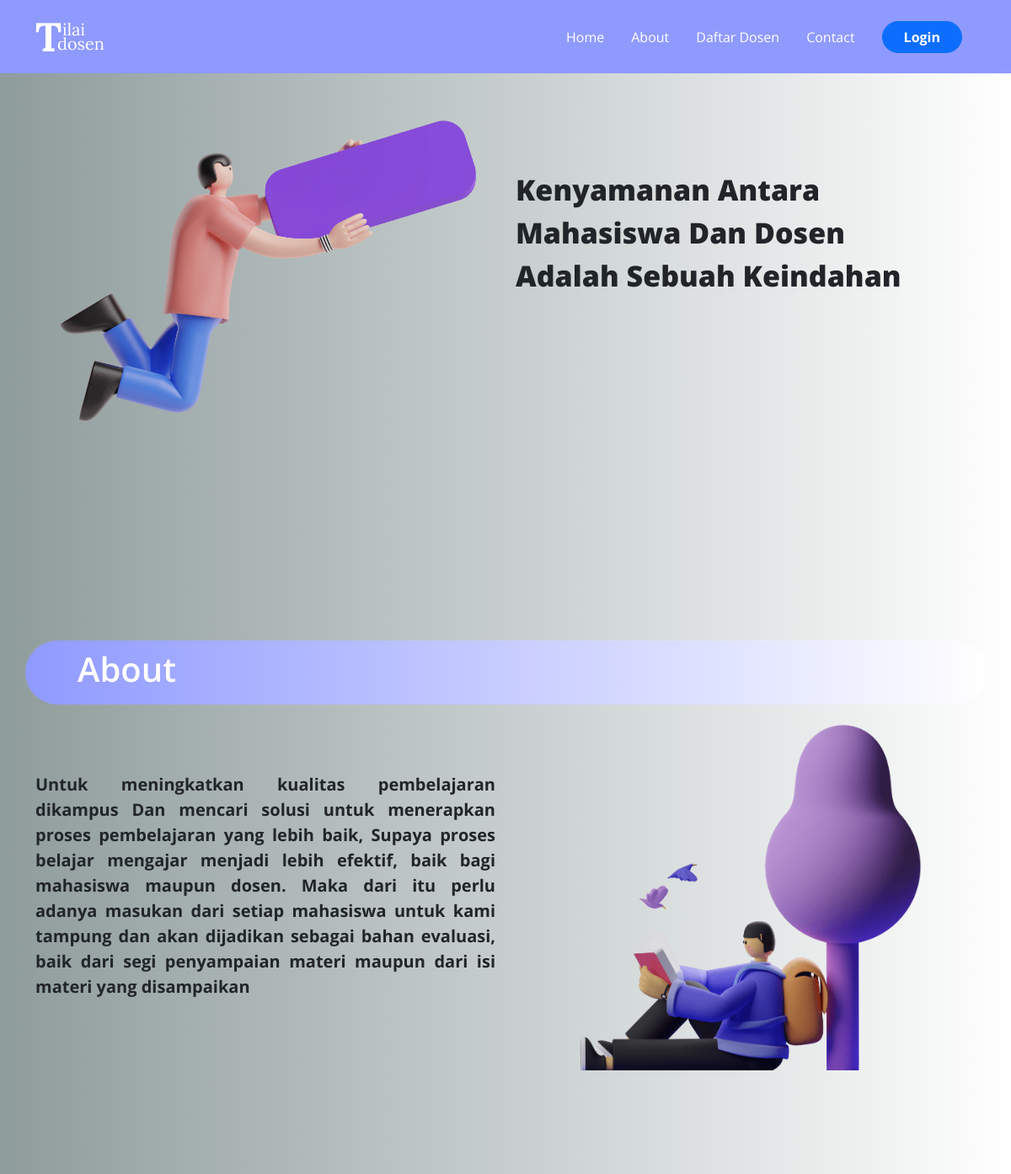
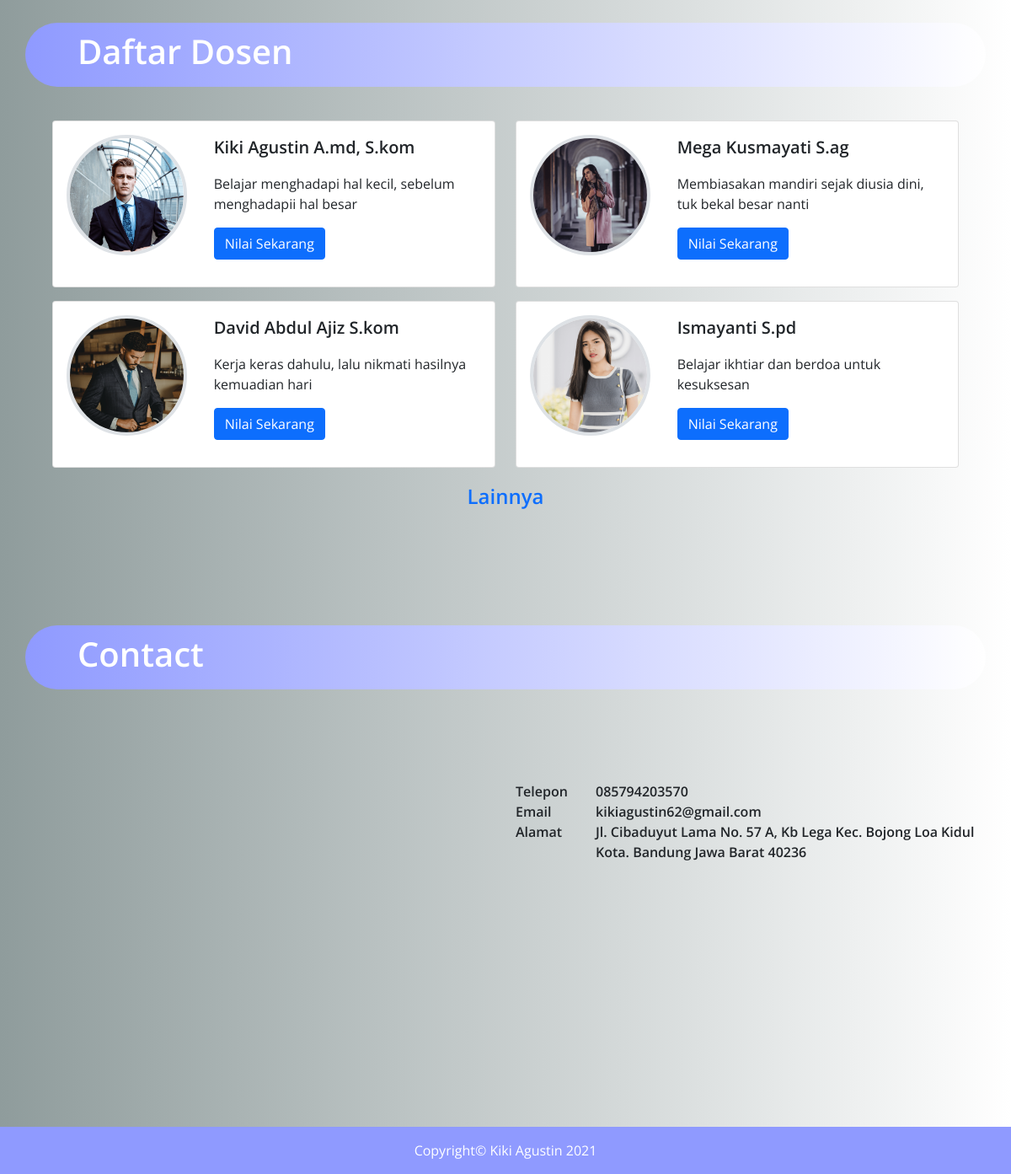
/index.php/user/home, run on the app's committed database (2 pictures, top to bottom).
### tables this page shows
CREATE TABLE `daftar_dosen` (
  `id_daftar_dosen` int(11) NOT NULL,
  `nama` varchar(120) NOT NULL,
  `email` varchar(120) NOT NULL,
  `mengajar` varchar(60) NOT NULL,
  `image` varchar(125) NOT NULL,
  `quotes` text NOT NULL
);

### application/controllers/User.php (called while the page is built, shortened)
<?php
class User extends CI_Controller
{
    public function home()
    {
        $daftarDosen = $this->Model_dosen->dosenHome();
        $email = $this->session->userdata('email');
        $user = $this->db->get_where('user', ['email' => $email])->row_array();
        $nama = $user['name'];
        $id_user = $user['id'];
        $image = $user['image'];
        $periode = $this->db->get_where('periode', ['status' => 1])->row_array();
        $data = [
            'judul'         => "Aplikasi Penilaian Dosen | Home",
            'daftar_dosen'  => $daftarDosen,
            'nama_user'     => $nama,
            'id_user'       => $id_user,
            'image'         => $image,
            'periode'       => $periode,
            'semester'       => $periode['semester'],
            'tahun'         => $periode['periode']
        ];
        $this->load->view('template_user/header', $data);
        $this->load->view('user/home');
        $this->load->view('template_user/footer');
    }
}

### index.php (called while the page is built, shortened)
<?php
require_once BASEPATH.'core/CodeIgniter.php';

### application/models/Model_dosen.php (called while the page is built, shortened)
<?php
class Model_dosen extends CI_Model
{
    public function dosenHome()
    {
        return  $this->db->get('daftar_dosen', 4)->result_array();
    }
}

### application/views/user/home.php (the view, shortened to what this page needs)
<nav id="navbar-home" class="navbar navbar-expand-lg navbar-light fixed-top ">
    <div class="container ">
        <a class="navbar-brand text-white" href="#home">
            <img loading="lazy" src="<?= base_url("assets/user/"); ?>img/logo.png" alt="logo">
        </a>
        <div class="collapse navbar-collapse home-navbar " id="navbarNavAltMarkup">
            <a class="nav-link text-white " aria-current="page" href="#home">Home</a>
            <a class="nav-link text-white  " aria-current="page" href="#about">About</a>
            <a class="nav-link text-white  " aria-current="page" href="#daftar-dosen">Daftar Dosen</a>
            <a class="nav-link text-white  " aria-current="page" href="#contact">Contact</a>
            <?php if ($this->session->userdata('email')) : ?>
                <div class="dropdown">
                    <a class="nav-link text-dark    " role="button" id="profile" data-bs-toggle="dropdown" aria-expanded="false" aria-current="page" href="#"> <?= $nama_user; ?> &nbsp; <img loading="lazy" src="<?= base_url('assets/user/img/user/') . $image;  ?>" class="img-fluid rounded-circle " width="40px" height="40px" alt="<?= $nama_user; ?>"> </a>
                    <ul class="dropdown-menu mt-2 " aria-labelledby="profile">
                        <li><a class="dropdown-item" href="<?= base_url('User/profile'); ?>"><i class="bi bi-person-fill"></i> </i> Profile</a></li>
                        <li><a class="dropdown-item" href="" data-bs-toggle="modal" data-bs-target="#keluarAplikasi"><i class="bi bi-box-arrow-left"></i> Logout</a></li>
                    </ul>
                </div>
            <?php else : ?>
                <a class="nav-link text-white  " aria-current="page" href="<?= base_url('AuthUser'); ?>"> <button style="padding-left: 25px; padding-right: 25px;" class="btn btn-primary rounded-pill fw-bold ">Login</button></a>
            <?php endif; ?>
        </div>
    </div>
</nav>
<section id="home" class="hapus-home">
    <div class="container home">
        <div class="row">
            <div class="col-sm-12 col-md-6 ">
                <img loading="lazy" src="<?= base_url("assets/user/"); ?>img/home-1.png" class="img-fluid img-about " alt="">
            </div>
            <div class="col-sm-12 col-md-6 tex-home  ">
                <span>
                    Kenyamanan Antara
                    <br>
                    Mahasiswa Dan Dosen
                    <br>
                    Adalah Sebuah Keindahan</span>
            </div>
        </div>
    </div>
</section>
<section id="about" class="about hapus-about  ">
    <div class="container ">
        <div class="row bg-about-judul about-slide  ">
            <div class="col-sm-12">
                <h1 class="judul-about">About</h1>
            </div>
        </div>
        <div class="row ">
            <div class="col-sm-12 col-md-6 ">
                <p class="isi-about about-isi">
                    Untuk meningkatkan kualitas pembelajaran dikampus
                    Dan mencari solusi untuk menerapkan proses pembelajaran yang lebih baik, Supaya proses
                    belajar
                    mengajar menjadi lebih efektif, baik bagi mahasiswa maupun dosen.
                    Maka dari itu perlu adanya masukan dari setiap mahasiswa untuk kami tampung dan akan
                    dijadikan
                    sebagai bahan evaluasi, baik dari segi penyampaian materi maupun dari isi materi yang
                    disampaikan
                </p>
            </div>
            <div class="col-sm-12 col-md-6 about-isi ">
                <img loading="lazy" src="<?= base_url("assets/user/"); ?>img/home-2.png" class="img-fluid " alt="">
            </div>
        </div>
    </div>
</section>
<section id="daftar-dosen" class="daftar-dosen hapus-daftar-dosen">
    <div class="container">
        <div class="row bg-about-judul  ">
            <div class="col-sm-12">
                <h1 class="judul-about">Daftar Dosen</h1>
            </div>
        </div>
        <div class="row isi-daftar-dosen">
            <?php foreach ($daftar_dosen as $df) : ?>
                <div class="col-sm-12 col-md-6">
                    <div class="card mb-3" style="max-width: 540px;">
                        <div class="row g-0 ">
                            <div class="col-md-4 p-3 ">
                                <img loading="lazy" src="<?= base_url("assets/user/img/dosen/") . $df["image"]; ?>" class="img-fluid rounded-circle border border-4 " alt="<?= $df["nama"]; ?>">
                            </div>
                            <div class="col-md-8">
                                <div class="card-body">
                                    <p class=" nama-dosen"><?= $df["nama"]; ?></p>
                                    <p class="card-text">
                                        <?= $df["quotes"]; ?>
                                    </p>
                                    <?php $getUser = $this->db->get_where('hasil_penilaian', ['semester' => $semester, 'periode' => $tahun, 'id_daftar_dosen' => $df['id_daftar_dosen'], 'id_user' => $id_user])->row_array(); ?>
                                    <?php if ($getUser) : ?>
                                        <button style="cursor:none;" class="btn btn-success"> Sudah Dinilai</button>
                                    <?php else : ?>
                                        <a href="<?= base_url('User/riviewDosen/') . $df["id_daftar_dosen"]; ?>" class="btn btn-primary"> Nilai Sekarang</a>
                                    <?php endif; ?>
                                </div>
                            </div>
                        </div>
                    </div>
                </div>
            <?php endforeach; ?>
            <a class="text-center dosen-lainnya" href="<?= base_url('User/daftarDosen'); ?>">Lainnya</a>
        </div>
    </div>
</section>
<section id="contact" class="contact hapus-contact">
    <div class="container">
        <div class="row bg-about-judul  ">
            <div class="col-sm-12">
                <h1 class="judul-about">Contact</h1>
            </div>
        </div>
        <div class="row mt-4">
            <div class="col-sm-12 isi-contact col-md-6 p-3 text-center ">
                <iframe src="https://www.google.com/maps/embed?pb=!1m18!1m12!1m3!1d3960.5032915802053!2d107.59180451397803!3d-6.94980316996729!2m3!1f0!2f0!3f0!3m2!1i1024!2i768!4f13.1!3m3!1m2!1s0x2e68e8c09b746f03%3A0x2a1ff1decaf8ba04!2sJl.%20Cibaduyut%20Lama%20No.57%2C%20Kb.%20Lega%2C%20Kec.%20Bojongloa%20Kidul%2C%20Kota%20Bandung%2C%20Jawa%20Barat%2040236!5e0!3m2!1sen!2sid!4v1612834110994!5m2!1sen!2sid" class="google-maps"></iframe>
            </div>
            <div class="col-sm-12 isi-contact col-md-6 ">
                <div class="isi-contact">
                    <div class="row">
                        <div class="col-sm-12 col-md-2">Telepon</div>
                        <div class="col-sm-12 col-md-10">085794203570</div>
                    </div>
                    <div class="row">
                        <div class="col-sm-12 col-md-2">Email</div>
                        <div class="col-sm-12 col-md-10">kikiagustin62@gmail.com</div>
                    </div>
                    <div class="row">
                        <div class="col-sm-12 col-md-2">Alamat</div>
                        <div class="col-sm-12 col-md-10">
                            Jl. Cibaduyut Lama No. 57 A, Kb Lega Kec. Bojong Loa Kidul Kota. Bandung Jawa Barat 40236
                        </div>
                    </div>
                </div>
            </div>
        </div>
    </div>
</section>
<footer id="footer" class="text-center footer text-white p-3 hapus-footer">Copyright&copy; Kiki Agustin 2021
</footer>

### assets/user/css/style.css (style rules this page uses)
* { outline: none; }
.halaman-utama { background: linear-gradient(to right, #8F9C9C, #ffffff); font-family: "Open sans"; }
.navbar { background-color: #8f9aff; }
.img-about { margin-top: 35px; }
.tex-home { margin-top: 200px; font-size: 34px; font-weight: 900; }
.about { margin-top: 90px; padding-top: 90px; }
.judul-about { font-size: 40px; font-weight: 600; margin-left: 40px; color: white; }
.bg-about-judul { background: linear-gradient(to right, #8f9aff, #ffffff); border-radius: 40px; padding: 10px; }
.isi-about { font-size: 20px; font-weight: 650; text-align: justify; margin-top: 80px; }
.daftar-dosen { margin-top: 60px; padding-top: 90px; }
.isi-daftar-dosen { margin-top: 20px; padding: 20px; }
.nama-dosen { font-weight: 600; }
.dosen-lainnya { font-size: 24px; font-weight: 600; text-decoration: none; }
.contact { padding-top: 90px; margin-top: 25px; margin-bottom: 100px; }
.google-maps { align-items: center; width: 550px; height: 300px ; }
.isi-contact { margin-top: 5%; font-weight: 600; }
.footer { background-color: #8f9aff ; }
.nama-dosen { font-size: 20px; font-weight: 600; }

### data on the page
daftar_dosen: image (picture), nama "Kiki Agustin A.md, S.kom", quotes "Belajar menghadapi hal kecil, sebelum menghadapii hal besar"
daftar_dosen: image (picture), nama "Mega Kusmayati S.ag", quotes "Membiasakan mandiri sejak diusia dini, tuk bekal besar nanti"
daftar_dosen: image (picture), nama "David Abdul Ajiz S.kom", quotes "Kerja keras dahulu, lalu nikmati hasilnya kemuadian hari"
daftar_dosen: image (picture), nama "Ismayanti S.pd", quotes "Belajar ikhtiar dan berdoa untuk kesuksesan"
